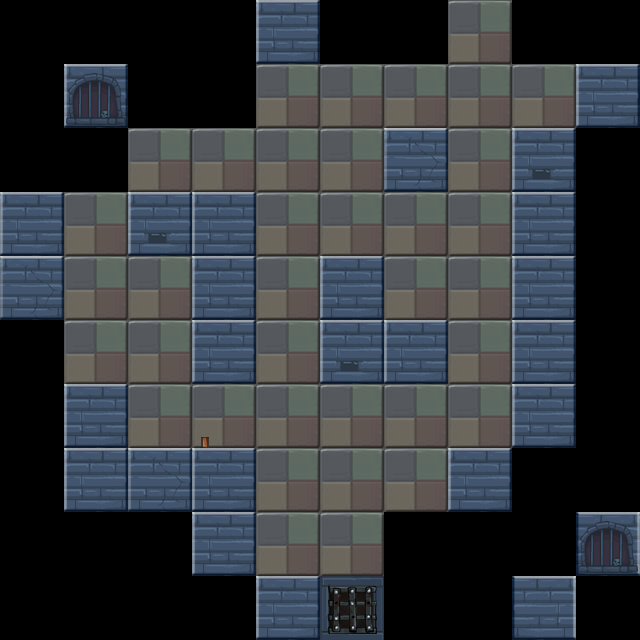

Rendered tile map (Tiled .tmx) drawn with the repository's tilesets; below, a short description and the map source with its tile grids summarised:
An orthogonal 10x10 tile map with 64x64 px tiles, 2 tile layers (bg1, fg1) and 24 objects (17x wall, player, banziL, door, key, ...).

<map version="1.0" orientation="orthogonal" renderorder="right-down" width="10" height="10" tilewidth="64" tileheight="64">
 <properties>
  <property name="maxStep" value="17" />
 </properties>
 <tileset firstgid="1" name="lv3map" tilewidth="64" tileheight="64">
  <image source="lv3map.png" width="256" height="256" />
 </tileset>
 <layer name="bg1" width="10" height="10">
  <data>[100 cells, 64 non-empty, 3 distinct tile ids]</data>
 </layer>
 <layer name="fg1" width="10" height="10">
  <data>[100 cells, 10 non-empty, 5 distinct tile ids]</data>
 </layer>
 <objectgroup name="obj1">
  <object name="wall" x="256" y="0" width="64" height="64" />
  <object name="wall" x="0" y="192" width="64" height="128" />
  <object name="wall" x="512" y="576" width="64" height="64" />
  <object name="wall" x="64" y="384" width="64" height="128" />
  <object name="wall" x="64" y="64" width="64" height="64" />
  <object name="wall" x="576" y="64" width="64" height="64" />
  <object name="wall" x="576" y="512" width="64" height="64" />
  <object name="wall" x="512" y="128" width="64" height="320" />
  <object name="wall" x="64" y="448" width="192" height="64" />
  <object name="wall" x="192" y="448" width="64" height="128" />
  <object name="player" x="448" y="384" width="64" height="64" />
  <object name="banziL" x="192" y="384" width="13" height="64">
   <properties>
    <property name="isOver" value="false" />
   </properties>
  </object>
  <object name="door" x="512" y="64" width="64" height="64" />
  <object name="key" x="256" y="320" width="64" height="64">
   <properties>
    <property name="active" value="false" />
   </properties>
  </object>
  <object name="enemy" x="384" y="256" width="64" height="64" />
  <object name="fazhen_B" x="256" y="256" width="64" height="64">
   <properties>
    <property name="target" value="fazhen_A" />
   </properties>
  </object>
  <object name="wall" x="448" y="448" width="64" height="64" />
  <object name="wall" x="128" y="192" width="128" height="64" />
  <object name="wall" x="192" y="192" width="64" height="192" />
  <object name="wall" x="320" y="256" width="64" height="128" />
  <object name="wall" x="320" y="320" width="128" height="64" />
  <object name="wall" x="384" y="128" width="64" height="64" />
  <object name="wall" x="256" y="576" width="64" height="64" />
  <object name="fazhen_A" x="512" y="448" width="64" height="64">
   <properties>
    <property name="target" value="fazhen_B" />
   </properties>
  </object>
 </objectgroup>
</map>